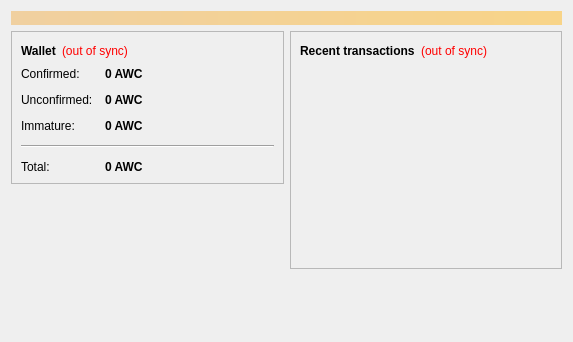
<?xml version="1.0" encoding="UTF-8"?>
<ui version="4.0">
 <class>OverviewPage</class>
 <widget class="QWidget" name="OverviewPage">
  <property name="geometry">
   <rect>
    <x>0</x>
    <y>0</y>
    <width>573</width>
    <height>342</height>
   </rect>
  </property>
  <property name="windowTitle">
   <string>Form</string>
  </property>
  <layout class="QVBoxLayout" name="topLayout">
   <item>
    <widget class="QLabel" name="labelAlerts">
     <property name="visible">
      <bool>false</bool>
     </property>
     <property name="styleSheet">
      <string notr="true">background-color: qlineargradient(x1: 0, y1: 0, x2: 1, y2: 0, stop:0 #F0D0A0, stop:1 #F8D488); color:#000000;</string>
     </property>
     <property name="wordWrap">
      <bool>true</bool>
     </property>
     <property name="margin">
      <number>3</number>
     </property>
    </widget>
   </item>
   <item>
    <layout class="QHBoxLayout" name="horizontalLayout" stretch="1,1">
     <item>
      <layout class="QVBoxLayout" name="verticalLayout_2">
       <item>
        <widget class="QFrame" name="frame">
         <property name="frameShape">
          <enum>QFrame::StyledPanel</enum>
         </property>
         <property name="frameShadow">
          <enum>QFrame::Raised</enum>
         </property>
         <layout class="QVBoxLayout" name="verticalLayout_4">
          <item>
           <layout class="QHBoxLayout" name="horizontalLayout_4">
            <item>
             <widget class="QLabel" name="label_5">
              <property name="font">
               <font>
                <weight>75</weight>
                <bold>true</bold>
               </font>
              </property>
              <property name="text">
               <string>Wallet</string>
              </property>
             </widget>
            </item>
            <item>
             <widget class="QLabel" name="labelWalletStatus">
              <property name="toolTip">
               <string>The displayed information may be out of date. Your wallet automatically synchronizes with the ASIANWEBCOIN network after a connection is established, but this process has not completed yet.</string>
              </property>
              <property name="styleSheet">
               <string notr="true">QLabel { color: red; }</string>
              </property>
              <property name="text">
               <string notr="true">(out of sync)</string>
              </property>
              <property name="alignment">
               <set>Qt::AlignLeading|Qt::AlignLeft|Qt::AlignVCenter</set>
              </property>
             </widget>
            </item>
            <item>
             <spacer name="horizontalSpacer_2">
              <property name="orientation">
               <enum>Qt::Horizontal</enum>
              </property>
              <property name="sizeHint" stdset="0">
               <size>
                <width>40</width>
                <height>20</height>
               </size>
              </property>
             </spacer>
            </item>
           </layout>
          </item>
          <item>
           <layout class="QFormLayout" name="formLayout_2">
            <property name="fieldGrowthPolicy">
             <enum>QFormLayout::AllNonFixedFieldsGrow</enum>
            </property>
            <property name="horizontalSpacing">
             <number>12</number>
            </property>
            <property name="verticalSpacing">
             <number>12</number>
            </property>
            <item row="0" column="0">
             <widget class="QLabel" name="label">
              <property name="text">
               <string>Confirmed:</string>
              </property>
             </widget>
            </item>
            <item row="0" column="1">
             <widget class="QLabel" name="labelBalance">
              <property name="font">
               <font>
                <weight>75</weight>
                <bold>true</bold>
               </font>
              </property>
              <property name="cursor">
               <cursorShape>IBeamCursor</cursorShape>
              </property>
              <property name="toolTip">
               <string>Your current spendable balance</string>
              </property>
              <property name="text">
               <string notr="true">0 AWC</string>
              </property>
              <property name="textInteractionFlags">
               <set>Qt::LinksAccessibleByMouse|Qt::TextSelectableByKeyboard|Qt::TextSelectableByMouse</set>
              </property>
             </widget>
            </item>
            <item row="1" column="0">
             <widget class="QLabel" name="label_3">
              <property name="text">
               <string>Unconfirmed:</string>
              </property>
             </widget>
            </item>
            <item row="1" column="1">
             <widget class="QLabel" name="labelUnconfirmed">
              <property name="font">
               <font>
                <weight>75</weight>
                <bold>true</bold>
               </font>
              </property>
              <property name="cursor">
               <cursorShape>IBeamCursor</cursorShape>
              </property>
              <property name="toolTip">
               <string>Total of transactions that have yet to be confirmed, and do not yet count toward the spendable balance</string>
              </property>
              <property name="text">
               <string notr="true">0 AWC</string>
              </property>
              <property name="textInteractionFlags">
               <set>Qt::LinksAccessibleByMouse|Qt::TextSelectableByKeyboard|Qt::TextSelectableByMouse</set>
              </property>
             </widget>
            </item>
            <item row="2" column="0">
             <widget class="QLabel" name="labelImmatureText">
              <property name="text">
               <string>Immature:</string>
              </property>
             </widget>
            </item>
            <item row="2" column="1">
             <widget class="QLabel" name="labelImmature">
              <property name="font">
               <font>
                <weight>75</weight>
                <bold>true</bold>
               </font>
              </property>
              <property name="toolTip">
               <string>Mined balance that has not yet matured</string>
              </property>
              <property name="text">
               <string notr="true">0 AWC</string>
              </property>
              <property name="textInteractionFlags">
               <set>Qt::LinksAccessibleByMouse|Qt::TextSelectableByKeyboard|Qt::TextSelectableByMouse</set>
              </property>
             </widget>
            </item>
            <item row="4" column="0">
             <widget class="QLabel" name="labelTotalText">
              <property name="text">
               <string>Total:</string>
              </property>
             </widget>
            </item>
            <item row="4" column="1">
             <widget class="QLabel" name="labelTotal">
              <property name="font">
               <font>
                <weight>75</weight>
                <bold>true</bold>
               </font>
              </property>
              <property name="cursor">
               <cursorShape>IBeamCursor</cursorShape>
              </property>
              <property name="toolTip">
               <string>Your current total balance</string>
              </property>
              <property name="text">
               <string notr="true">0 AWC</string>
              </property>
              <property name="textInteractionFlags">
               <set>Qt::LinksAccessibleByMouse|Qt::TextSelectableByKeyboard|Qt::TextSelectableByMouse</set>
              </property>
             </widget>
            </item>
            <item row="3" column="0" colspan="2">
             <widget class="Line" name="line">
              <property name="orientation">
               <enum>Qt::Horizontal</enum>
              </property>
             </widget>
            </item>
           </layout>
          </item>
         </layout>
        </widget>
       </item>
       <item>
        <spacer name="verticalSpacer">
         <property name="orientation">
          <enum>Qt::Vertical</enum>
         </property>
         <property name="sizeHint" stdset="0">
          <size>
           <width>20</width>
           <height>40</height>
          </size>
         </property>
        </spacer>
       </item>
      </layout>
     </item>
     <item>
      <layout class="QVBoxLayout" name="verticalLayout_3">
       <item>
        <widget class="QFrame" name="frame_2">
         <property name="frameShape">
          <enum>QFrame::StyledPanel</enum>
         </property>
         <property name="frameShadow">
          <enum>QFrame::Raised</enum>
         </property>
         <layout class="QVBoxLayout" name="verticalLayout">
          <item>
           <layout class="QHBoxLayout" name="horizontalLayout_2">
            <item>
             <widget class="QLabel" name="label_4">
              <property name="text">
               <string>&lt;b&gt;Recent transactions&lt;/b&gt;</string>
              </property>
             </widget>
            </item>
            <item>
             <widget class="QLabel" name="labelTransactionsStatus">
              <property name="toolTip">
               <string>The displayed information may be out of date. Your wallet automatically synchronizes with the ASIANWEBCOIN network after a connection is established, but this process has not completed yet.</string>
              </property>
              <property name="styleSheet">
               <string notr="true">QLabel { color: red; }</string>
              </property>
              <property name="text">
               <string notr="true">(out of sync)</string>
              </property>
              <property name="alignment">
               <set>Qt::AlignRight|Qt::AlignTrailing|Qt::AlignVCenter</set>
              </property>
             </widget>
            </item>
            <item>
             <spacer name="horizontalSpacer">
              <property name="orientation">
               <enum>Qt::Horizontal</enum>
              </property>
              <property name="sizeHint" stdset="0">
               <size>
                <width>40</width>
                <height>20</height>
               </size>
              </property>
             </spacer>
            </item>
           </layout>
          </item>
          <item>
           <widget class="QListView" name="listTransactions">
            <property name="styleSheet">
             <string notr="true">QListView { background: transparent; }</string>
            </property>
            <property name="frameShape">
             <enum>QFrame::NoFrame</enum>
            </property>
            <property name="verticalScrollBarPolicy">
             <enum>Qt::ScrollBarAlwaysOff</enum>
            </property>
            <property name="horizontalScrollBarPolicy">
             <enum>Qt::ScrollBarAlwaysOff</enum>
            </property>
            <property name="selectionMode">
             <enum>QAbstractItemView::NoSelection</enum>
            </property>
           </widget>
          </item>
         </layout>
        </widget>
       </item>
       <item>
        <spacer name="verticalSpacer_2">
         <property name="orientation">
          <enum>Qt::Vertical</enum>
         </property>
         <property name="sizeHint" stdset="0">
          <size>
           <width>20</width>
           <height>40</height>
          </size>
         </property>
        </spacer>
       </item>
      </layout>
     </item>
    </layout>
   </item>
  </layout>
 </widget>
 <resources/>
 <connections/>
</ui>
